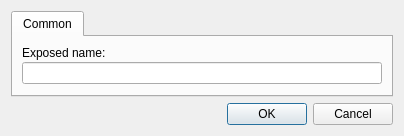
<?xml version="1.0" encoding="UTF-8"?>
<ui version="4.0">
 <class>SettingsDialog</class>
 <widget class="QDialog" name="SettingsDialog">
  <property name="windowModality">
   <enum>Qt::WindowModal</enum>
  </property>
  <property name="geometry">
   <rect>
    <x>0</x>
    <y>0</y>
    <width>400</width>
    <height>300</height>
   </rect>
  </property>
  <property name="windowTitle">
   <string>Settings :: LanChat</string>
  </property>
  <property name="modal">
   <bool>true</bool>
  </property>
  <layout class="QVBoxLayout" name="verticalLayout">
   <property name="sizeConstraint">
    <enum>QLayout::SetFixedSize</enum>
   </property>
   <item>
    <widget class="QTabWidget" name="tabWidget">
     <property name="currentIndex">
      <number>0</number>
     </property>
     <widget class="QWidget" name="tabCommon">
      <attribute name="title">
       <string>Common</string>
      </attribute>
      <layout class="QVBoxLayout" name="verticalLayout_2">
       <item>
        <widget class="QFrame" name="frame">
         <layout class="QVBoxLayout" name="verticalLayout_3">
          <property name="spacing">
           <number>2</number>
          </property>
          <property name="leftMargin">
           <number>0</number>
          </property>
          <property name="topMargin">
           <number>0</number>
          </property>
          <property name="rightMargin">
           <number>0</number>
          </property>
          <property name="bottomMargin">
           <number>0</number>
          </property>
          <item>
           <widget class="QLabel" name="label">
            <property name="text">
             <string>Exposed name:</string>
            </property>
           </widget>
          </item>
          <item>
           <widget class="QLineEdit" name="editExposedName">
            <property name="minimumSize">
             <size>
              <width>360</width>
              <height>0</height>
             </size>
            </property>
           </widget>
          </item>
         </layout>
        </widget>
       </item>
       <item>
        <spacer name="verticalSpacer">
         <property name="orientation">
          <enum>Qt::Vertical</enum>
         </property>
         <property name="sizeHint" stdset="0">
          <size>
           <width>20</width>
           <height>0</height>
          </size>
         </property>
        </spacer>
       </item>
      </layout>
     </widget>
    </widget>
   </item>
   <item>
    <widget class="QDialogButtonBox" name="buttonBox">
     <property name="orientation">
      <enum>Qt::Horizontal</enum>
     </property>
     <property name="standardButtons">
      <set>QDialogButtonBox::Cancel|QDialogButtonBox::Ok</set>
     </property>
    </widget>
   </item>
  </layout>
 </widget>
 <tabstops>
  <tabstop>tabWidget</tabstop>
  <tabstop>editExposedName</tabstop>
 </tabstops>
 <resources/>
 <connections>
  <connection>
   <sender>buttonBox</sender>
   <signal>accepted()</signal>
   <receiver>SettingsDialog</receiver>
   <slot>accept()</slot>
   <hints>
    <hint type="sourcelabel">
     <x>248</x>
     <y>254</y>
    </hint>
    <hint type="destinationlabel">
     <x>157</x>
     <y>274</y>
    </hint>
   </hints>
  </connection>
  <connection>
   <sender>buttonBox</sender>
   <signal>rejected()</signal>
   <receiver>SettingsDialog</receiver>
   <slot>reject()</slot>
   <hints>
    <hint type="sourcelabel">
     <x>316</x>
     <y>260</y>
    </hint>
    <hint type="destinationlabel">
     <x>286</x>
     <y>274</y>
    </hint>
   </hints>
  </connection>
 </connections>
</ui>
